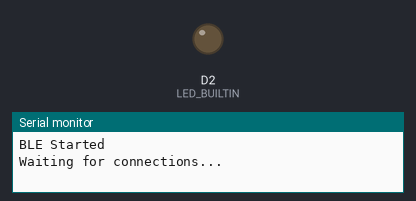
A sketch run on a simulated Arduino Nano 33 IoT. Parts: output pins drawn as LEDs (lit = HIGH), the last lines printed to the serial monitor. Random numbers use the default seed unless the sketch sets one; nothing arrives over Bluetooth unless stated; a phone connects over Bluetooth LE 3 s after start.

Above: at 0.1 s.
At 3.1 s:
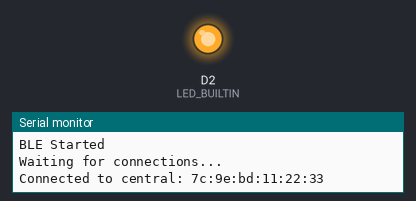
Timing chart, 0 to 4.6 s (numbered marks = the images above):
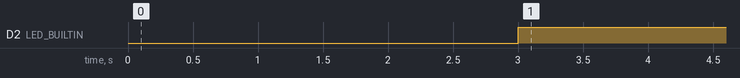

Measured:
- by itself, D2 (LED_BUILTIN): LOW → HIGH at 3.0 s

The sketch:

June_confidence_test.ino
```cpp
#include <ArduinoBLE.h>
#define LED_BUILTIN 2

// Define the service and characteristic UUIDs
#define MY_UUID(val) ("555a0002-" val "-467a-9538-01f0652c74ef")
const char* deviceName = "SCRBLE_1";
BLEService examinService(MY_UUID("0000"));
BLEIntCharacteristic virusSensorCharacteristic(MY_UUID("0005"), BLERead | BLENotify);
BLEIntCharacteristic virusInitialCharacteristic(MY_UUID("0006"), BLERead | BLENotify);
BLEIntCharacteristic virusMeasurement1Characteristic(MY_UUID("0007"), BLERead | BLENotify);
BLEIntCharacteristic virusMeasurement2Characteristic(MY_UUID("0008"), BLERead | BLENotify);
BLEIntCharacteristic virusMeasurement3Characteristic(MY_UUID("0009"), BLERead | BLENotify);
BLEIntCharacteristic virusFinalCharacteristic(MY_UUID("0010"), BLERead | BLENotify);


void setup() {
  Serial.begin(115200);
  // Initialize BLE
  if (!BLE.begin()) {
    Serial.println("Failed to initialize BLE!");
    while (1);
  }
  Serial.println("BLE Started");
  pinMode(LED_BUILTIN, OUTPUT);
  // Set the local name peripheral advertises
  BLE.setLocalName(deviceName);
  BLE.setAdvertisedService(examinService); // Advertise the service UUID

  // Add characteristics to the service
  examinService.addCharacteristic(virusSensorCharacteristic);
  examinService.addCharacteristic(virusInitialCharacteristic);
  examinService.addCharacteristic(virusMeasurement1Characteristic);
  examinService.addCharacteristic(virusMeasurement2Characteristic);
  examinService.addCharacteristic(virusMeasurement3Characteristic);
  examinService.addCharacteristic(virusFinalCharacteristic);

  // Add the service
  BLE.addService(examinService);

  // Start advertising
  BLE.advertise();
  Serial.println("Waiting for connections...");
}

void loop() {
  BLEDevice central = BLE.central();

  if (central) {
    Serial.print("Connected to central: ");
    Serial.println(central.address());
    digitalWrite(LED_BUILTIN, HIGH);

    while (central.connected()) {
      // Generate random values between 1000 and 2000
      int randomValue1 = random(1000, 2001);
      int randomValue2 = random(1000, 2001);
      int randomValue3 = random(1000, 2001);
      int randomValue4 = random(1000, 2001);
      int randomValue5 = random(1000, 2001);
      int randomValue6 = random(1000, 2001);

      // Write the random values to the characteristics (no conversion needed)
      virusSensorCharacteristic.writeValue(randomValue1);
      virusInitialCharacteristic.writeValue(randomValue2);
      virusMeasurement1Characteristic.writeValue(randomValue3);
      virusMeasurement2Characteristic.writeValue(randomValue4);
      virusMeasurement3Characteristic.writeValue(randomValue5);
      virusFinalCharacteristic.writeValue(randomValue6); // Use the new characteristic

      delay(1000); // Update every second (adjust as needed)
    }
  } else {
    digitalWrite(LED_BUILTIN, LOW);
  }
}
```
